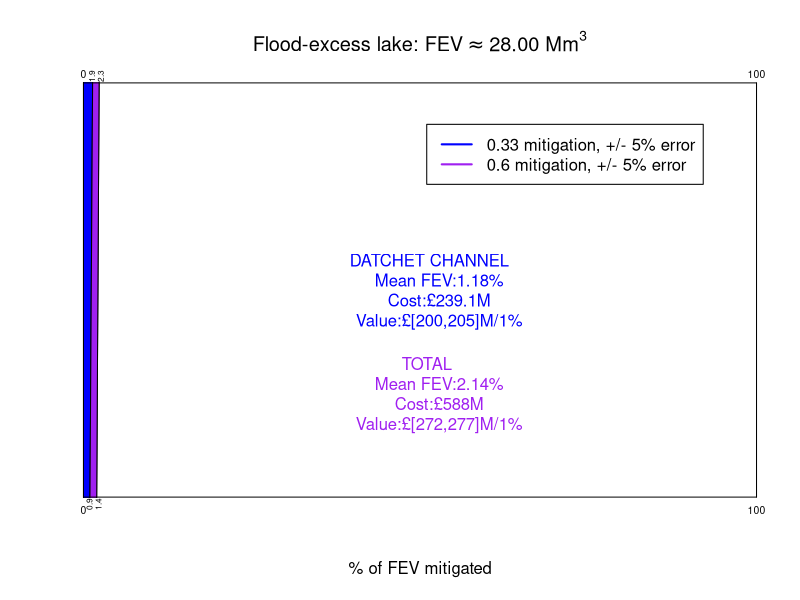

The R script that drew this image:
plot(0, 0, type="l", xlim=cbind(0.035, 0.965), ylim=cbind(0.035, 0.965), xlab="% of FEV mitigated", ylab="", main=expression("Flood-excess lake: FEV" %~~%  "28.00 Mm" ^ "3"), axes=FALSE) 
# creating an empty plot by choice
# introduced to by [2, pp.104-105] [3].

segments(0.009642857, 0, 0.01357143, 1, lty=1) 
# for 0.33 mitigation - Datchet Channel; 5% error added. 0.009642857 = 0.27/28; 0.01357143 = 0.38/28
# Notified of segments function by fellow project member [4]. 
# Looked at RStudio help section for structure.
segments(0.01964286, 0, 0.02321429, 1, lty=1) 
# for 0.51 mitigation - 3 Channels; 5% error added. 0.01964286 = 0.55/28; 0.02321429 = 0.65/28

x=0:1
y=(254.5454*x)-2.454545

polygon(cbind(0, x, 0), cbind(0, y, 1), col="blue")
# Notified by [1, pp.50-58]
polygon(cbind(0.01964286, x, 0.02321429), cbind(0, y, 1), col="purple")

segments(0, 0, 0, 1, lty=1)
segments(1, 0, 1, 1, lty=1)
segments(0, 1, 1, 1, lty=1)
segments(0, 0, 1, 0, lty=1)

# help with setting up legend:[5]
legend(0.51,0.9,cbind("0.33 mitigation, +/- 5% error", "0.6 mitigation, +/- 5% error"), col=cbind("blue","purple"), lty=cbind(1,1), lwd=cbind(2,2), bty="o")

# Notified of text function by [2, p.105]. 
# Looked at RStudio help section
text(0.51, 0.5,labels=" DATCHET CHANNEL
     Mean FEV:1.18%
     Cost:£239.1M
     Value:£[200,205]M/1%", cex=1, col="blue")
text(0.51, 0.25,labels="TOTAL
     Mean FEV:2.14%
     Cost:£588M
     Value:£[272,277]M/1%", cex=1, col="purple")

# Notified of mtext function by [2, p.105]. 
# Looked at RStudio help section
mtext("0", 1, at=0, cex=0.625)
mtext("0.9", 1, at=0.008214286, cex=0.5, las=2)
mtext("1.4", 1, at=0.02142857, cex=0.5, las=2)
mtext("100", 1, at=1, cex=0.625)

mtext("0",3, at=0, cex=0.625)
mtext("1.9", 3, at=0.01178571, cex=0.5, las=2)
mtext("2.3", 3, at=0.025, cex=0.5, las=2)
mtext("100", 3, at=1, cex=0.625)